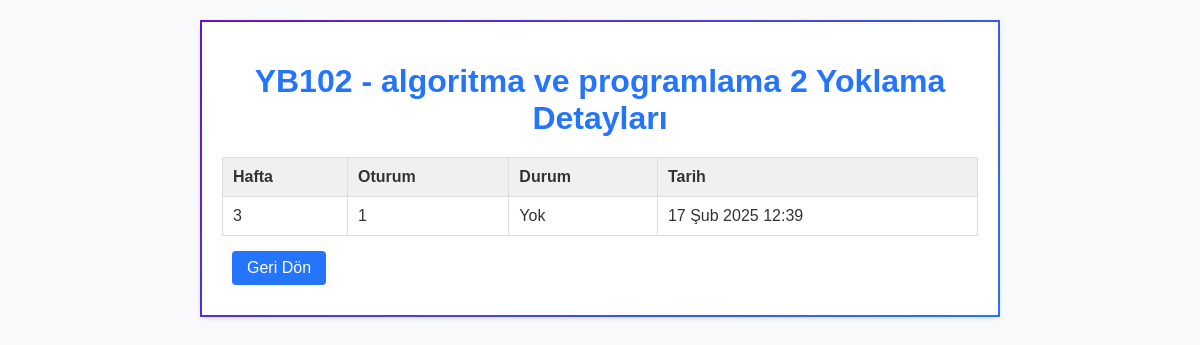
The page /accounts/ogrenci/yoklama/detay/1/ (signed in) on the database as committed earlier.
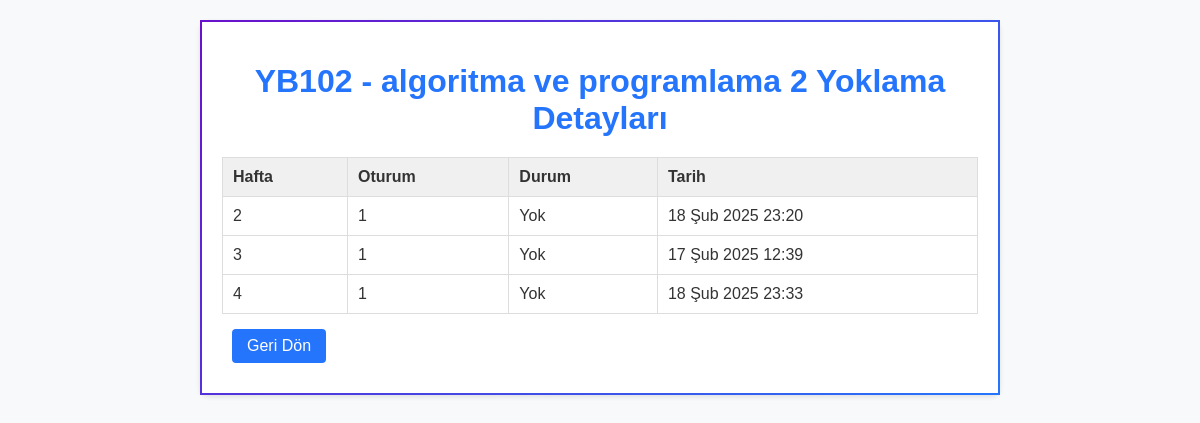
The same page on the database as committed later.
### accounts/models.py (models this page shows, shortened)
class Course(models.Model):
    course_code = models.CharField("Ders Kodu", max_length=20, unique=True)
    course_name = models.CharField("Ders Adı", max_length=200)
    created_by = models.ForeignKey(User, on_delete=models.SET_NULL, null=True, blank=True, related_name="courses")
    created_at = models.DateTimeField(auto_now_add=True)
    updated_at = models.DateTimeField(auto_now=True)

class AttendanceRecord(models.Model):
    qr_session = models.ForeignKey(QrSession, on_delete=models.CASCADE, related_name="attendance_records")
    student = models.ForeignKey(User, on_delete=models.CASCADE, related_name="attendance_records")
    present = models.BooleanField(default=False)
    updated_at = models.DateTimeField(auto_now=True)
    class Meta:
        unique_together = ('qr_session', 'student')

class QrSession(models.Model):
    course = models.ForeignKey('Course', on_delete=models.CASCADE, related_name="qr_sessions")
    week_number = models.IntegerField("Hafta")
    session_number = models.PositiveIntegerField("Oturum Numarası", default=1)
    created_by = models.ForeignKey(User, on_delete=models.SET_NULL, null=True, blank=True, related_name="qr_sessions")
    is_active = models.BooleanField(default=True)
    created_at = models.DateTimeField(auto_now_add=True)
    ended_at = models.DateTimeField(null=True, blank=True)

### accounts/views.py (the view)
# urls.py: path('ogrenci/yoklama/detay/<int:course_id>/', views.attendance_detail_student, name='attendance_detail_student'),
def attendance_detail_student(request, course_id):
    course = get_object_or_404(Course, id=course_id)
    records = AttendanceRecord.objects.filter(student=request.user, qr_session__course=course).select_related('qr_session').order_by('qr_session__week_number', 'qr_session__session_number')
    return render(request, 'accounts/attendance_detail_student.html', {'course': course, 'records': records})

### accounts/templates/accounts/attendance_detail_student.html (shortened to what this page needs)
{% load static %}
<!DOCTYPE html>
<html lang="tr">
<head>
  <link rel="stylesheet" href="{% static 'css/style.css' %}">
</head>
<body>
<div class="container">
  <h1>{{ course.course_code|upper }} - {{ course.course_name }} Yoklama Detayları</h1>
  {% if records %}
    <table>
      <thead>
        <tr>
          <th>Hafta</th>
          <th>Oturum</th>
          <th>Durum</th>
          <th>Tarih</th>
        </tr>
      </thead>
      <tbody>
        {% for record in records %}
          <tr>
            <td>{{ record.qr_session.week_number }}</td>
            <td>{{ record.qr_session.session_number }}</td>
            <td>{% if record.present %}Mevcut{% else %}Yok{% endif %}</td>
            <td>{{ record.qr_session.created_at|date:"d M Y H:i" }}</td>
          </tr>
        {% endfor %}
      </tbody>
    </table>
  {% else %}
    <p>Henüz yoklama kaydı bulunmamaktadır.</p>
  {% endif %}
  <a href="{% url 'student_panel' %}" class="btn">Geri Dön</a>
</div>
</body>
</html>

### static/css/style.css (style rules this page uses)
*, *::before, *::after { box-sizing: border-box; }
body { margin: 0; font-family: Arial, sans-serif; background-color: #ffffff; color: #333; }
.container { max-width: 600px; margin: 50px auto; padding: 20px; background-color: #ffffff; border: 2px solid; border-image: linear-gradient(135deg, #6a11cb, #2575fc) 1; border-radius: 8px; box-shadow: 0 2px 10px rgba(0, 0, 0, 0.1); }
.btn, button { display: inline-block; padding: 10px 20px; margin: 10px; background: linear-gradient(135deg, #6a11cb, #2575fc); color: #fff; text-decoration: none; border: none; border-radius: 5px; cursor: pointer; transition: opacity 0.3s; }

### accounts/templates/accounts/attendance_detail_student.html (style rules this page uses)
body { background: #f8f9fa; font-family: Arial, sans-serif; color: #333; }
.container { max-width: 800px; margin: 20px auto; padding: 20px; background: #fff; box-shadow: 0 2px 5px rgba(0,0,0,0.1); border-radius: 8px; }
h1 { text-align: center; margin-bottom: 20px; color: #2575fc; }
table { width: 100%; border-collapse: collapse; }
th, td { padding: 10px; border: 1px solid #ddd; text-align: left; }
th { background: #f0f0f0; }
.btn { display: inline-block; padding: 8px 15px; background: #2575fc; color: #fff; text-decoration: none; border-radius: 4px; margin-top: 15px; }

Rows that differ between the two databases and show on the page:
added AttendanceRecord: qr_session.week_number "2", qr_session.session_number "1", present "Yok", qr_session.created_at "18 Şub 2025 23:20"
added AttendanceRecord: qr_session.week_number "4", qr_session.session_number "1", present "Yok", qr_session.created_at "18 Şub 2025 23:33"
